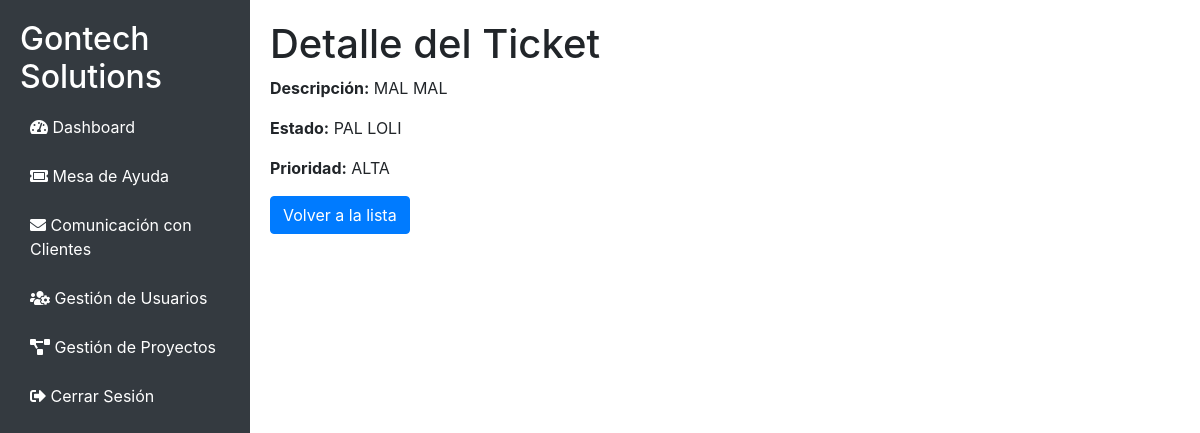
The app's page /mesa_de_ayuda/detalle_ticket/1/ (signed in) with its own data.
### mesa_de_ayuda/models.py (models this page shows, shortened)
class TicketServicio(models.Model):
    DESARROLLO = 'Desarrollo'
    SERVICIO_TECNICO = 'Servicio Técnico'
    CONSULTORIA_TI = 'Consultoría TI'
    TIPO_SERVICIO_CHOICES = [
        (DESARROLLO, 'Desarrollo'),
        (SERVICIO_TECNICO, 'Servicio Técnico'),
        (CONSULTORIA_TI, 'Consultoría TI'),
    ]
    nombre_completo = models.CharField(max_length=255)
    cargo = models.CharField(max_length=255)
    empresa = models.CharField(max_length=255)
    numero_telefono = models.CharField(max_length=20)
    correo_electronico = models.EmailField()
    descripcion_problema = models.TextField()
    tipo_servicio = models.CharField(max_length=50, choices=TIPO_SERVICIO_CHOICES)
    urgencia_servicio = models.CharField(max_length=50)
    plazo_deseado = models.DateField()
    cliente = models.ForeignKey(User, on_delete=models.CASCADE)
    prioridad = models.CharField(max_length=50)
    estado = models.CharField(max_length=50)
    fecha_creacion = models.DateTimeField(auto_now_add=True)
    usuario = models.ForeignKey(User, on_delete=models.CASCADE, related_name='tickets_creados')

### mesa_de_ayuda/views.py (the view)
# urls.py: path('detalle_ticket/<int:id>/', views.detalle_ticket, name='detalle_ticket'),
@login_required
def detalle_ticket(request, id):
    ticket = get_object_or_404(TicketServicio, id=id)
    return render(request, 'mesa_de_ayuda/detalle_ticket.html', {'ticket': ticket})

### mesa_de_ayuda/templates/mesa_de_ayuda/detalle_ticket.html (shortened to what this page needs)
{% extends 'base.html' %}
{% block content %}
<h1>Detalle del Ticket</h1>
<p><strong>Descripción:</strong> {{ ticket.descripcion_problema }}</p>
<p><strong>Estado:</strong> {{ ticket.estado }}</p>
<p><strong>Prioridad:</strong> {{ ticket.prioridad }}</p>
<a href="{% url 'lista_tickets' %}" class="btn btn-primary">Volver a la lista</a>
{% endblock %}

### templates/base.html (style rules this page uses)
body { display: flex; }

### records on screen
TicketServicio: descripcion_problema "MAL MAL", estado "PAL LOLI", prioridad "ALTA"
